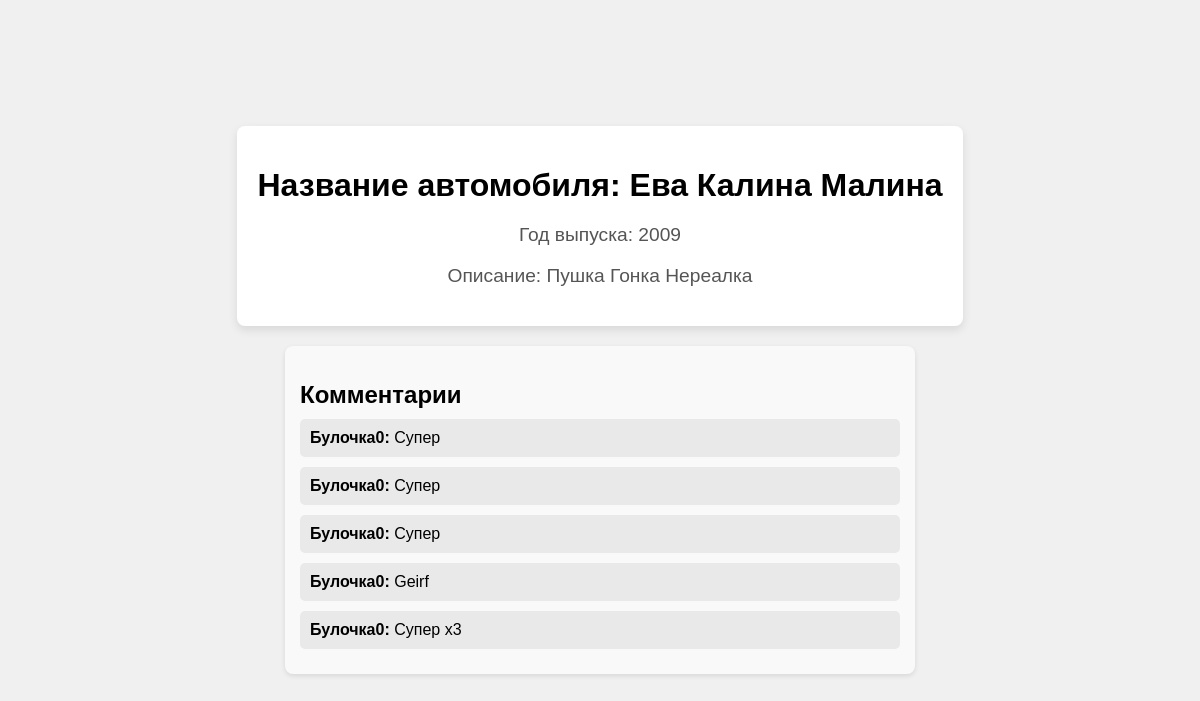
Screenshot of /cars/9/ with the database file from the repository.
### cars/models.py (models this page shows, shortened)
class Car(models.Model):
    make = models.CharField(max_length=16, verbose_name='make')
    model = models.CharField(max_length=16, verbose_name='model')
    year = models.SmallIntegerField(verbose_name='year')
    description = models.TextField(null=True, blank=True)
    created_at = models.DateTimeField(auto_now_add=True)
    updated_at = models.DateTimeField(auto_now_add=True)
    owner = models.ForeignKey(to=User, verbose_name='owner', on_delete=models.CASCADE)

class Comment(models.Model):
    content = models.TextField()
    created_at = models.DateTimeField(auto_now_add=True)
    car = models.ForeignKey(to=Car, verbose_name='car', on_delete=models.CASCADE)
    author = models.ForeignKey(to=User, verbose_name='author', on_delete=models.CASCADE)

### cars/views.py (the view, shortened to what this page needs)
# urls.py: path('<int:car_id>/', CarView.as_view(), name='car'), #Характеристики автомобиля и комментарии по ID
class CarView(CreateView):
    model = Car
    template_name = 'cars/car.html'
    form_class = CommentForm
    def get_context_data(self, *, object_list=None, **kwargs):
        ctx = super(CarView, self).get_context_data()
        ctx['car'] = Car.objects.get(id=self.kwargs['car_id'])
        ctx['comments'] = Comment.objects.filter(car_id=self.kwargs['car_id'])
        return ctx

### cars/templates/cars/car.html (shortened to what this page needs)
{% load static %}
<!DOCTYPE html>
<html lang="ru">
<head>
</head>
<body>
<div class="container">
    <h1>Название автомобиля: {{ car.make }} {{ car.model }}</h1>
    <p>Год выпуска: {{car.year}}</p>
    <p>Описание: {{car.description}}</p>
</div>
<div class="comments-section">
    <h2>Комментарии</h2>
    {% for comment in comments %}
        <div class="comment">
            <strong>{{comment.author}}:</strong> {{comment.content}}
        </div>
    {% endfor %}
</div>
</body>
</html>

### cars/templates/cars/car.html (style rules this page uses)
body { display: flex; justify-content: center; align-items: center; flex-direction: column; height: 100vh; margin: 0; font-family: Arial, sans-serif; background-color: #f0f0f0; }
.container { text-align: center; background-color: #fff; padding: 20px; border-radius: 8px; box-shadow: 0 4px 10px rgba(0, 0, 0, 0.1); margin-bottom: 20px; }
h1 { font-size: 2em; margin-bottom: 10px; }
p { font-size: 1.2em; color: #555; }
.comments-section { width: 100%; max-width: 600px; background-color: #f9f9f9; padding: 15px; border-radius: 8px; box-shadow: 0 2px 5px rgba(0, 0, 0, 0.1); }
.comments-section h2 { font-size: 1.5em; margin-bottom: 10px; }
.comment { margin-bottom: 10px; padding: 10px; background-color: #e9e9e9; border-radius: 5px; }

### rows the page displays
Car: make "Ева", model "Калина Малина", year "2009", description "Пушка Гонка Нереалка"
Comment: author "Булочка0", content "Супер"
Comment: author "Булочка0", content "Супер"
Comment: author "Булочка0", content "Супер"
Comment: author "Булочка0", content "Geirf"
Comment: author "Булочка0", content "Супер х3"
